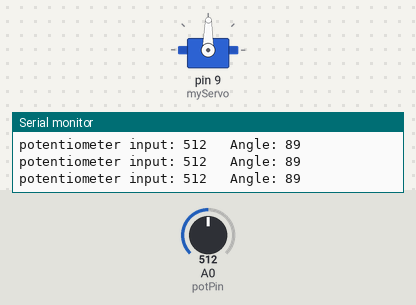
Bench run of a sketch on a simulated Arduino Uno, built with avr-gcc and run on an emulated ATmega328P. Parts: servo, the last lines printed to the serial monitor. Inputs (shaded band) come from the test bench; at power-on: A0 (potPin) = 512.

Above: at 1.2 s.
1.3 s: A0 (potPin) set to 716
At 2.3 s:
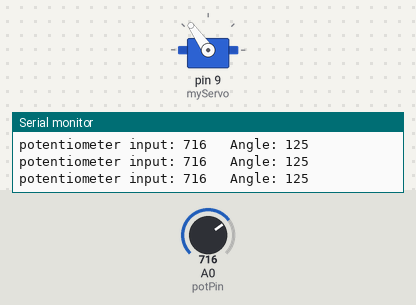
2.8 s: A0 (potPin) set to 900
At 3.7 s:
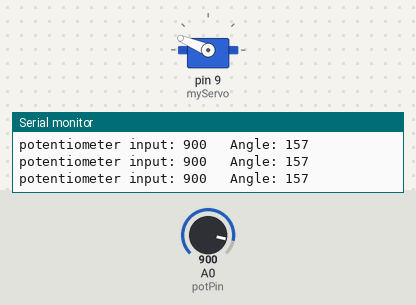
4.3 s: A0 (potPin) set to 1023
At 5.2 s:
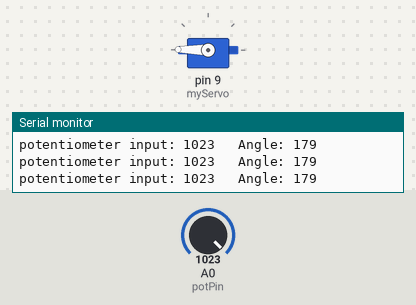
5.8 s: A0 (potPin) set to 306
At 6.6 s:
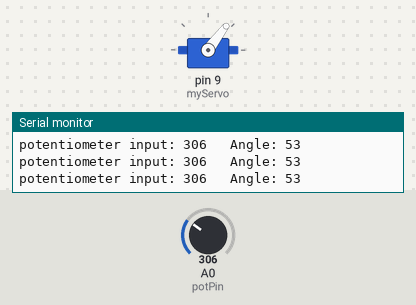
7.3 s: A0 (potPin) set to 122
At 8.1 s:
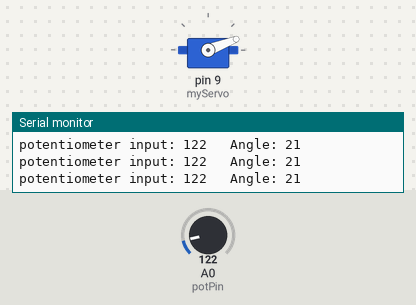
8.8 s: A0 (potPin) set to 511
At 9.5 s:
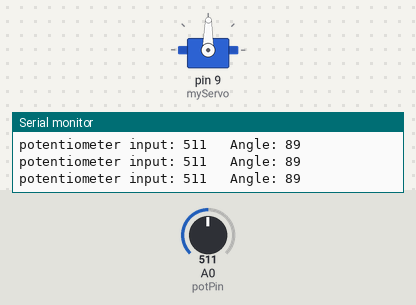
Timing chart, 0 to 11.3 s (numbered marks = the images above; inputs shaded):
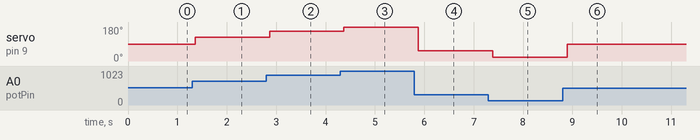

Measured:
- after the input at 1.3 s, servo on pin 9 (myServo): 89° → 125° after 0.06 s
- after the input at 2.8 s, servo on pin 9 (myServo): 125° → 157° after 0.07 s
- after the input at 4.3 s, servo on pin 9 (myServo): 157° → 179° after 0.07 s
- after the input at 5.8 s, servo on pin 9 (myServo): 179° → 53° after 0.08 s
- after the input at 7.3 s, servo on pin 9 (myServo): 53° → 21° after 0.09 s
- after the input at 8.8 s, servo on pin 9 (myServo): 21° → 89° after 0.10 s

The sketch:

PROJECT05_Mood_Cue.ino
```cpp
#include <Servo.h>

//creating a servo object - this contains all the options and capabilities of the servo library
Servo myServo;

//creating constants
const int potPin = A0;
int potValue;
int angle;

void setup() {
  // put your setup code here, to run once:

//telling the program where the servo is
myServo.attach(9);

//creating a serial connection to check values from potentiometer
Serial.begin(9600);

}

void loop() {
  // put your main code here, to run repeatedly:

//assigning potentiometer value and printing it to monitor.
potValue = analogRead(potPin);
Serial.print("potentiometer input: ");
Serial.print(potValue);

//mapping the angle from raw input to angle.
angle = map(potValue, 0, 1023, 0, 179);
Serial.print("\t Angle: ");
Serial.println(angle);

//commands to move the servo
myServo.write(angle);
delay(150);
}
```
